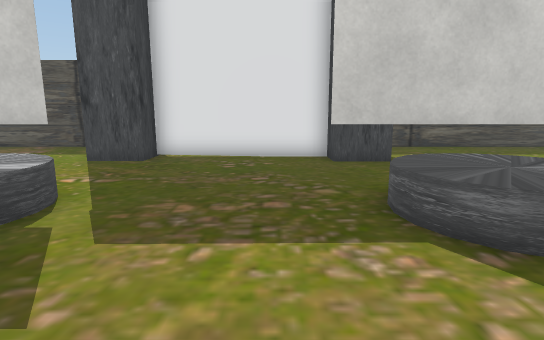
view 1 (above)

15 first-person views from a walk through a scene from a Unity 3-D project. The camera is 1.4 m above the floor, tilts 10° down and sees 80° across. The floor is counted in squares, 1 m on a side. Each view is taken from the middle of a square. On the plan, view 1 faces up. The plan holds only what a view shows up to about 15 squares ahead; the rest is blank. The player character is not drawn. Some surface patterns are stand-ins.

view 2
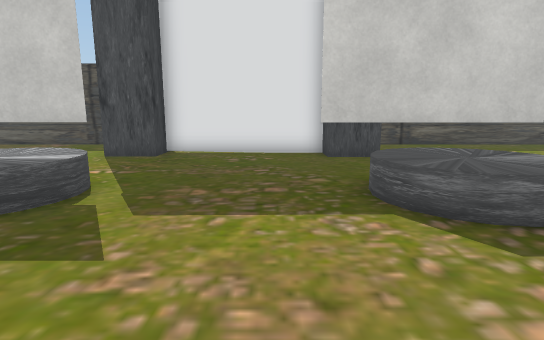

view 3
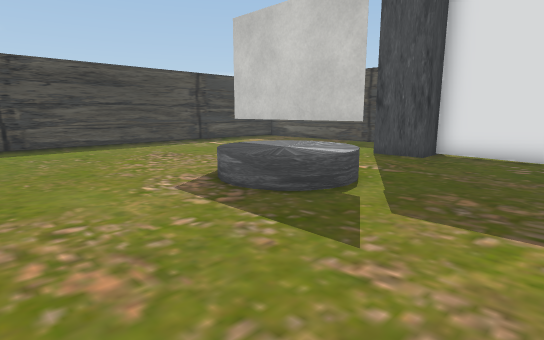

view 4
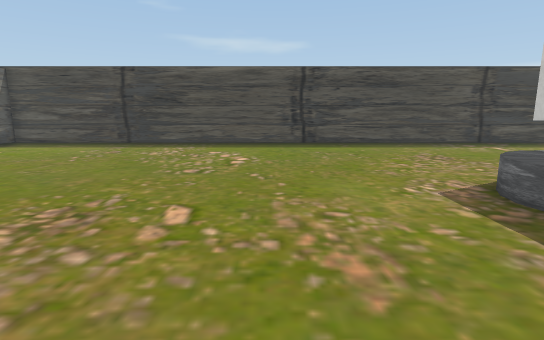

view 5
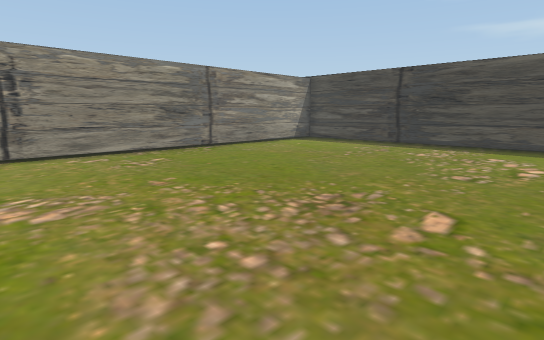

view 6
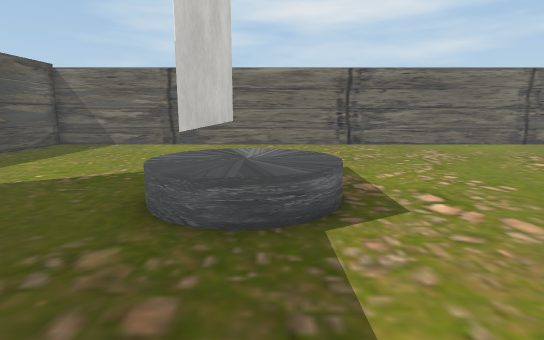

view 7
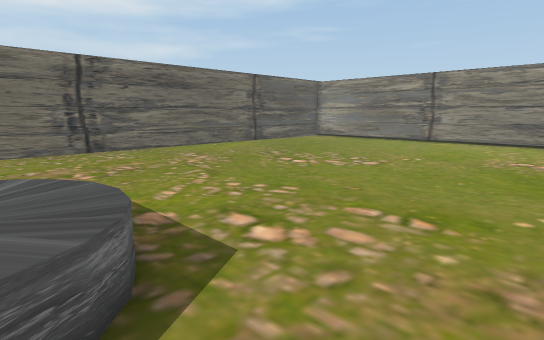

view 8
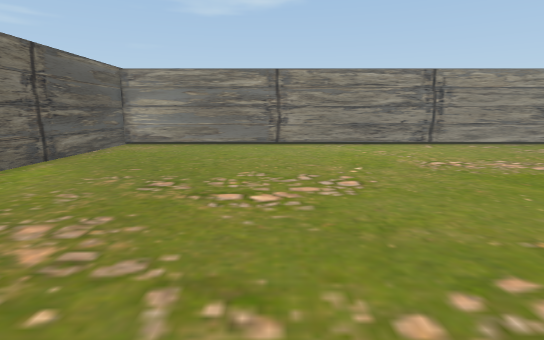

view 9
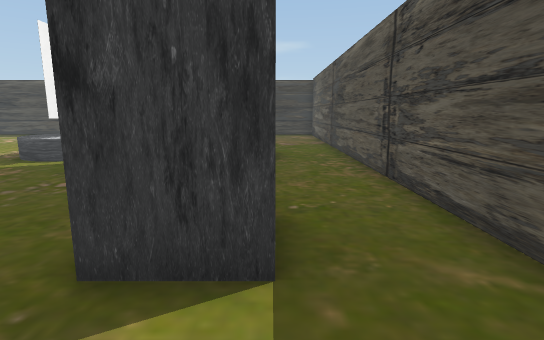

view 10
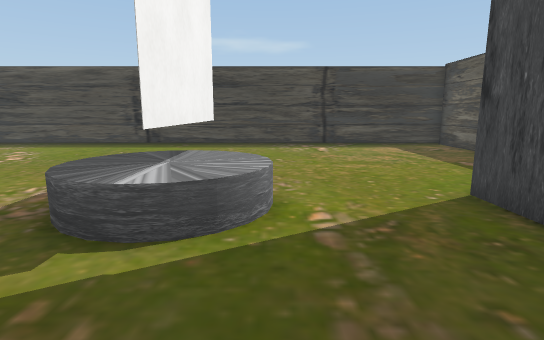

view 11
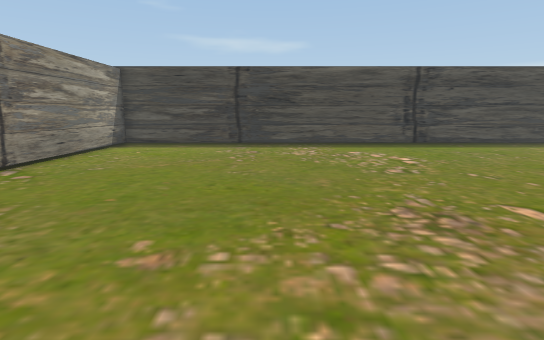

view 12
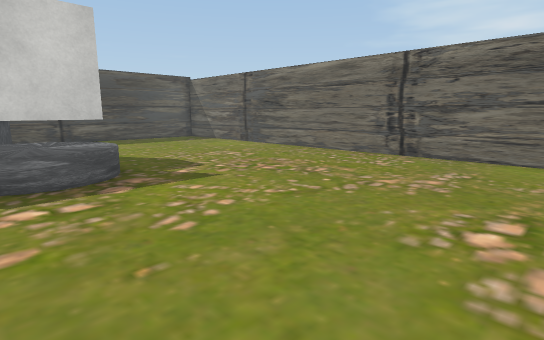

view 13
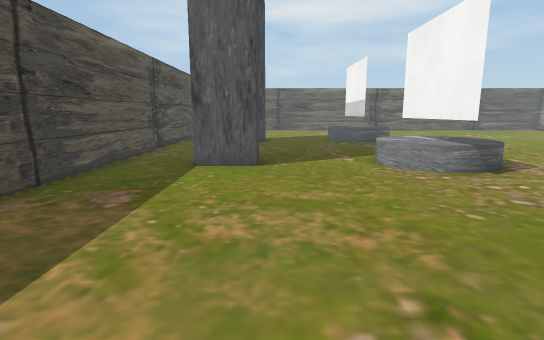

view 14
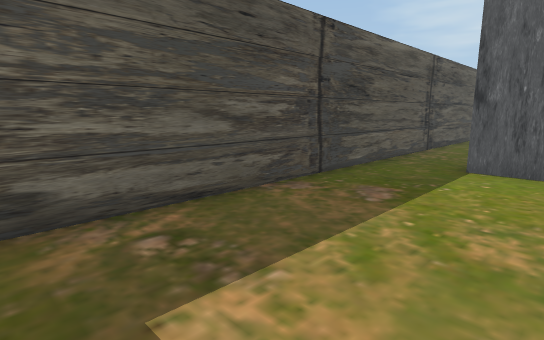

view 15
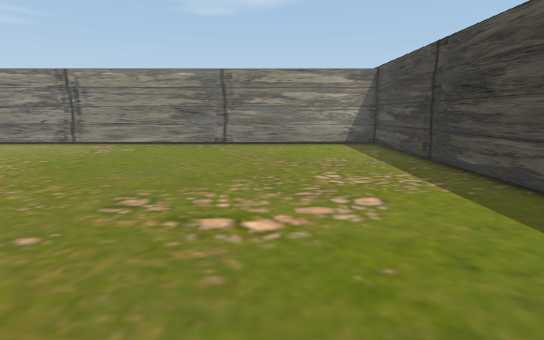

### Floor plan
Points are (right, up) in squares from view 1. A wall is a line through its corners. A room is listed if a view was taken in it or the views show most of it. See-through windows are left out.
Room 1 (views 1, 2, 3, 4, 5, 6, 7, 8, 9, 10, 11, 12, 13, 14, 15)
walls: (-3.4, 4.8) (-7.2, 4.8); (4.9, 4.8) (0.8, 4.8); (-7.2, 4.7) (-3.1, 4.7); (-3.7, 9.4) (-5.4, 9.4) (-5.4, 11.1); (1.8, 10.5) (-3.7, 10.5); (3.5, 11.1) (3.5, 9.4) (1.8, 9.4); (-14.6, -12.6) (12.6, -12.6) (12.6, 13.5) (-14.6, 13.5) (-14.6, -12.6)
low walls: (-3.6, 3.5) (-4.2, 3) (-4.9, 2.9) (-5.4, 2.9) (-5.9, 3.2) (-6.2, 3.5) (-6.4, 3.9) (-6.5, 4.4) (-6.4, 4.9) (-6.2, 5.4) (-5.7, 5.9) (-4.9, 6) (-4.4, 5.9) (-4, 5.7) (-3.6, 5.4) (-3.3, 4.7) (-3.4, 3.9) (-3.6, 3.5); (-4, 3.2) (-4.5, 2.9); (2.4, 3.1) (2, 3.6); (-3.4, 5) (-3.3, 4.3); (4.8, 4) (4.6, 3.5) (4.3, 3.1) (3.8, 2.9) (3.3, 2.8) (2.8, 2.9) (2.2, 3.3) (1.8, 3.9) (1.7, 4.4) (1.8, 4.9) (2, 5.4) (2.4, 5.7) (2.9, 6); (-5.9, 5.7) (-5.4, 5.9)

Where each view was taken, in squares from view 1:
view 1: 0 up, 0 right, facing up
view 2: 1 down, 0 right, facing up
view 3: 1 down, 0 right, facing up-left
view 4: 1 down, 0 right, facing left
view 5: 1 down, 0 right, facing down-left
view 6: 4 up, 2 left, facing right
view 7: 4 up, 0 right, facing down-right
view 8: 2 up, 6 right, facing down
view 9: 11 up, 6 right, facing left
view 10: 6 up, 0 right, facing left
view 11: 6 down, 0 right, facing left
view 12: 4 down, 2 right, facing up-right
view 13: 9 up, 14 left, facing right
view 14: 9 up, 14 left, facing up-right
view 15: 2 up, 10 left, facing down
